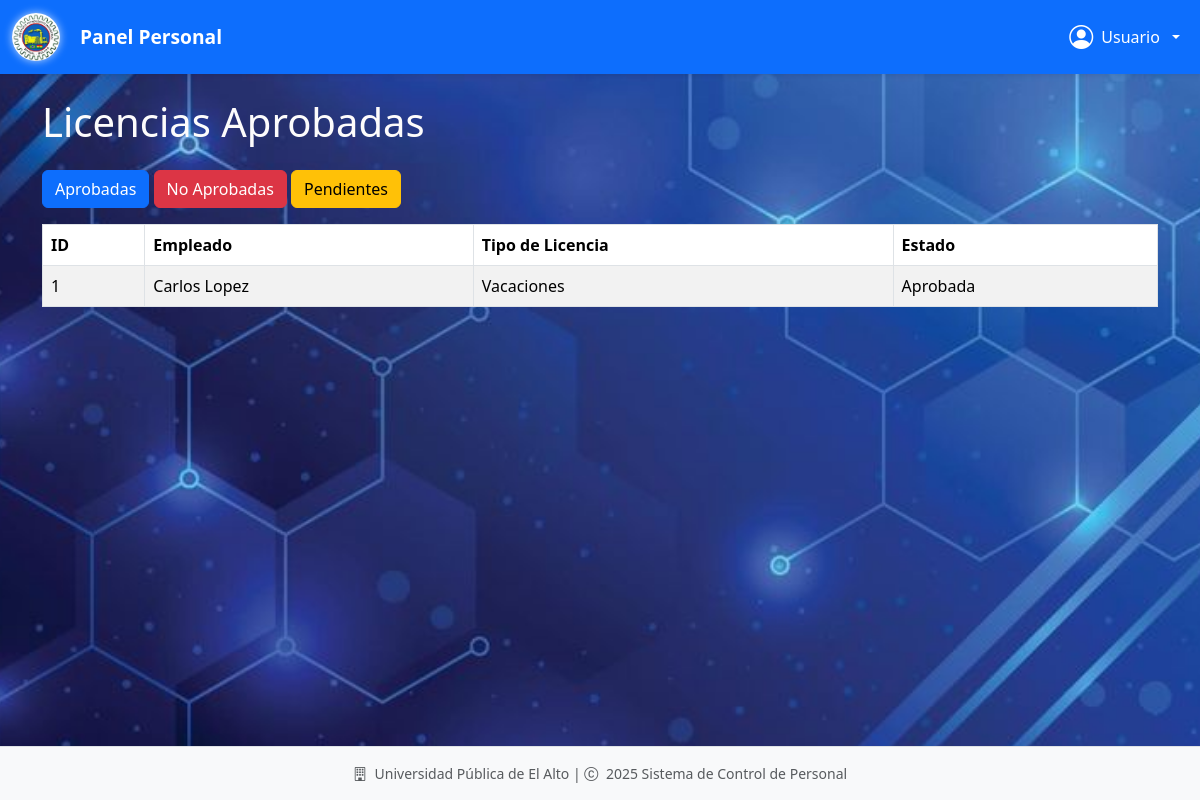
The app's page /personal/licencias_aprobadas/estado/Aprobada (signed in) with its own data.
### models/licencia_aprobada_model.py (models this page shows, shortened)
class LicenciaAprobada(db.Model):
    __tablename__ = "licencias_aprobadas"
    id = db.Column(db.Integer, primary_key=True)
    empleado_id = db.Column(db.Integer, db.ForeignKey('empleados.id'), nullable=False)
    solicitud_licencia_id = db.Column(db.Integer, db.ForeignKey('solicitudes_licencia.id'))
    estado = db.Column(db.String(20), nullable=True)
    empleado = db.relationship('Empleado', back_populates='licencias_aprobadas')
    solicitud_licencia = db.relationship('SolicitudLicencia', back_populates='licencia_aprobada')

### models/empleado_model.py (models this page shows, shortened)
class Empleado(db.Model):
    __tablename__ = "empleados"
    id = db.Column(db.Integer, primary_key=True)
    nombre = db.Column(db.String(255), nullable=False)
    apellido = db.Column(db.String(255), nullable=False)
    ci = db.Column(db.String(20), nullable=False, unique=True)
    email = db.Column(db.String(255), nullable=False, unique=True)
    telefono = db.Column(db.String(20), nullable=False)
    fecha = db.Column(db.DateTime, nullable=False, default=datetime.utcnow)
    cargo_id = db.Column(db.Integer, db.ForeignKey('cargos.id'), nullable=False)
    cargo = db.relationship('Cargo', back_populates='empleados')
    usuarios = db.relationship('Usuario', back_populates='empleado', uselist=False)
    asistencias = db.relationship('Asistencia', back_populates='empleado', cascade='all, delete-orphan')
    historial_laboral = db.relationship('Historial', back_populates='empleado', cascade='all, delete-orphan')
    licencias_aprobadas = db.relationship('LicenciaAprobada', back_populates='empleado', cascade='all, delete-orphan')
    solicitudes_licencia = db.relationship('SolicitudLicencia', back_populates='empleado', cascade='all, delete-orphan')
    @classmethod
    def get_by_usuario_id(cls, usuario_id):
        from models.usuario_model import Usuario
        usuario = Usuario.query.get(usuario_id)
        return usuario.empleado if usuario else None
    def delete(self):
        db.session.delete(self)
        db.session.commit()

### models/tipo_licencia_model.py (models this page shows, shortened)
class TipoLicencia(db.Model):
    __tablename__ = 'tipos_licencia'
    id = db.Column(db.Integer, primary_key=True)
    nombre = db.Column(db.String(100), nullable=False)
    descripcion = db.Column(db.String(200))
    solicitudes = db.relationship('SolicitudLicencia', back_populates='tipo_licencia', cascade='all, delete-orphan')
    def delete(self):
        db.session.delete(self)
        db.session.commit()

### controllers/licencia_aprobada_controller.py (the view)
@licencia_aprobada_personal_bp.route('/estado/<string:estado>')
def index_por_estado_personal(estado):
    usuario_id = session.get("user_id")
    empleado = Empleado.get_by_usuario_id(usuario_id)
    if not empleado:
        flash("Empleado no encontrado.", "danger")
        return redirect(url_for("personal.dashboard"))
    licencias = LicenciaAprobada.query.filter_by(
        empleado_id=empleado.id,
        estado=estado
    ).all()
    return licencia_aprobada_view.personal_list(licencias)

### run.py (called while the page is built)
@app.context_processor
def inject_active_path():
    def is_active(path):
        return 'active' if request.path == path else ''
    return(dict(is_active = is_active))

### views/licencia_aprobada_view.py (called while the page is built)
def personal_list(licencias):
    return render_template(
        "personal/licencia_aprobada/index.html",
        licencias=licencias
    )

### templates/personal/licencia_aprobada/index.html (shortened to what this page needs)
{% extends 'personal/base.html' %}
{% block content %}
<h1 class="mb-4">Licencias Aprobadas</h1>
<div class="mb-3">
    <a href="{{ url_for('licencia_aprobada_personal.index_por_estado_personal', estado='Aprobada') }}"
        class="btn btn-primary">Aprobadas</a>
    <a href="{{ url_for('licencia_aprobada_personal.index_por_estado_personal', estado='No Aprobada') }}"
        class="btn btn-danger">No Aprobadas</a>
    <a href="{{ url_for('licencia_aprobada_personal.index_por_estado_personal', estado='Pendiente') }}"
        class="btn btn-warning">Pendientes</a>
</div>
<table class="table table-striped table-bordered table-hover">
    <thead class="thead-dark">
        <tr>
            <th>ID</th>
            <th>Empleado</th>
            <th>Tipo de Licencia</th>
            <th>Estado</th>
        </tr>
    </thead>
    <tbody>
        {% for licencia in licencias %}
        <tr>
            <td>{{ licencia.id }}</td>
            <td>{{ licencia.empleado.nombre }} {{ licencia.empleado.apellido }}</td>
            <td>{{ licencia.solicitud_licencia.tipo_licencia.nombre if licencia.solicitud_licencia else 'N/A' }}</td>
            <td>{{ licencia.estado }}</td>
        </tr>
        {% endfor %}
    </tbody>
</table>
{% endblock %}

### static/style/style_personal.css (style rules this page uses)
:root { --primary-color: #0d6efd; --secondary-color: #6c757d; --success-color: #198754; --info-color: #0dcaf0; --warning-color: #ffc107; --danger-color: #dc3545; --light-color: #f8f9fa; --dark-color: #212529; }
body { font-family: 'Segoe UI', Tahoma, Geneva, Verdana, sans-serif; color: #fdfcfc; min-height: 100vh; display: flex; flex-direction: column; }

### records on screen
LicenciaAprobada: id "1", empleado.nombre "Carlos", empleado.apellido "Lopez", solicitud_licencia.tipo_licencia "Vacaciones", estado "Aprobada"

### other values on screen
{{ usuario.username if current_user else 'Usuario' }} "Usuario"
